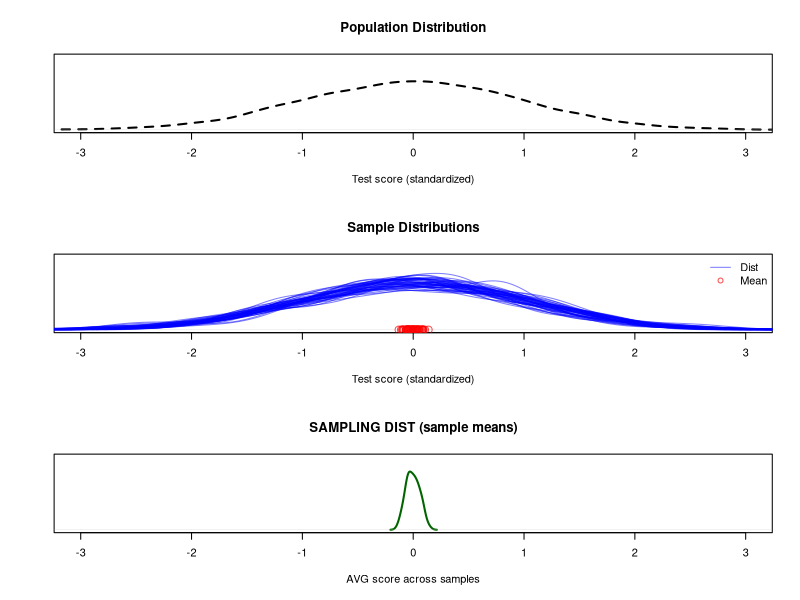

Generate this figure with R:

# Define the population ---------
# Data and density
  population <- rnorm(10000, mean = 0, sd = 1)  #^2 - 2 for skew
  pop_density <- density(population)

# SET graphs --------------------  
# Panels
  par(mfrow = c(3, 1))

  ## TOP PANEL: Population Density ----
  plot(
    pop_density,
    main = "Population Distribution",
    xlab = "Test score (standardized)",
    yaxt = 'n',
    ylab = NA,
    ylim = c(0, max(pop_density$y) * 1.5),
    xlim = c(-3, 3),
    col = "black",
    lwd = 2,
    lty = 2
  )

  ## MIDDLE PANEL: Sample Density ----
  plot(
    pop_density, 
    type = "n",   # create an empty plot
    main = "Sample Distributions",
    xlab = "Test score (standardized)",
    yaxt = 'n',
    ylab = NA,
    xlim = c(-3, 3),
    ylim = c(0, max(pop_density$y) * 1.5)
  )

  ## Legend
  legend(
    "topright",
    legend = c("Dist", "Mean"),
    col = c(rgb(0, 0, 1, alpha = 0.5), rgb(1, 0, 0, alpha = 0.7)),
    lty = c(1, NA),
    pch = c(NA, 1),
    bty = "n"
  )

# Draw random samples ------------
# Define samples
  n_iterations <- 50
  sample_size <- 250
  
# Create a vector to store the sample means
  all_sample_means <- numeric(n_iterations)
  
# Take sample and plot
  for (i in 1:n_iterations) {
    
    # Take a random sample from the population
    sample_data <- sample(population, sample_size)
    
    # Compute density for the sample
    sample_density <- density(sample_data)
    
    # Overlay the sample density using a semi-transparent blue line
    lines(sample_density, col = rgb(0, 0, 1, alpha = 0.5), lwd = 1)
    
    # Compute the sample mean and store it
    sample_mean <- mean(sample_data)
    all_sample_means[i] <- sample_mean
    
    # Mark the sample mean on the x-axis using a hollow dot
    points(sample_mean, 0, pch = 1, col = rgb(1, 0, 0, alpha = 0.7), cex = 1.5)
    
    # Pause briefly so that you can see the updates in real time
    Sys.sleep(0.75)
  }

  
# Sampling Dist ------------------
# Density of the sample means
  sample_means_density <- density(all_sample_means)

# Plot sampling distribution
  plot(
    sample_means_density,
    main = "SAMPLING DIST (sample means)",
    xlab = "AVG score across samples",
    ylab = NA,
    yaxt = 'n',
    xlim = c(-3,3),
    ylim = c(0, max(sample_means_density$y) * 1.25),
    col = "darkgreen",
    lwd = 2
  )

# Summary stats on sample means
  summary(all_sample_means)  
  